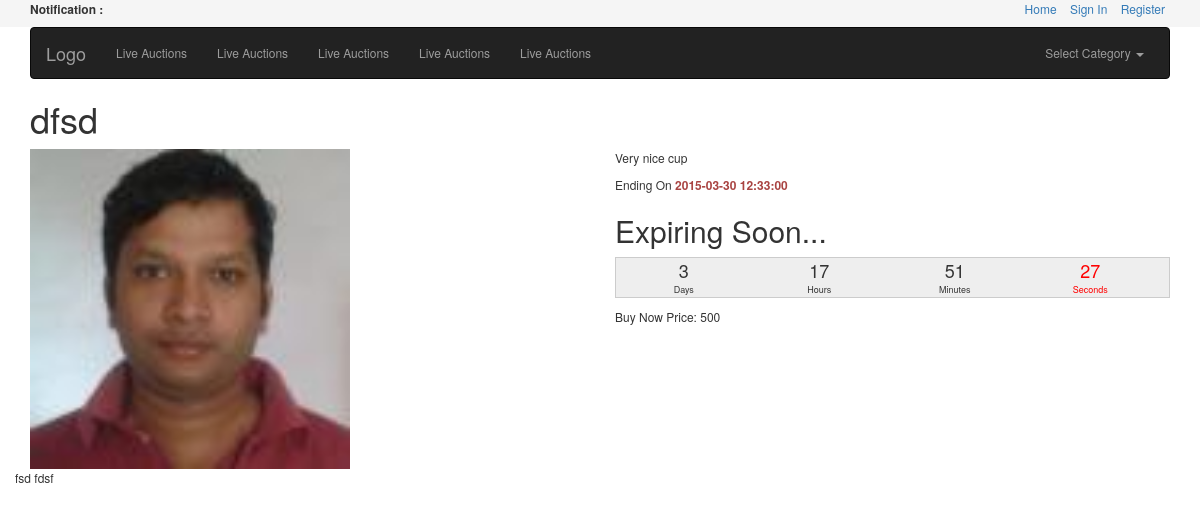
The page /product.php?id=39 on the database its author committed.
### tables this page shows
CREATE TABLE IF NOT EXISTS `auction_products` (
  `id` int(11) NOT NULL AUTO_INCREMENT,
  `name` varchar(255) NOT NULL,
  `category_id` int(3) NOT NULL,
  `short_description` varchar(255) NOT NULL,
  `image` varchar(100) NOT NULL,
  `description` text NOT NULL,
  `product_tags` varchar(30) NOT NULL,
  `opening_price` int(11) NOT NULL,
  `lowest_bid_price` int(11) NOT NULL,
  `bid_price` int(11) NOT NULL,
  `start_date` datetime NOT NULL,
  `end_date` datetime NOT NULL,
  `buy_now_price` int(11) NOT NULL,
  `payment_method` varchar(100) NOT NULL,
  `shipping_amount` int(11) NOT NULL,
  `shipping_information` varchar(255) NOT NULL,
  `created_at` int(11) NOT NULL,
  PRIMARY KEY (`id`)
);

### includes/db.php (called while the page is built, shortened)
<?php
class db{
	function connect($host, $user, $pass, $base_name)
	{
		$db = mysql_select_db($base_name);
	}
	function getOne($table, $id)
	{
		$table = "auction_".$table;
		$query = "select * from {$table} where id = '{$id}' LIMIT 1";
		$result = mysql_query($query);
		$row = mysql_fetch_assoc($result);
		return $row;
	}
}

### init.php (called while the page is built, shortened)
<?php
include('includes/db.php');
$db = new db;

### product.php (the view, shortened to what this page needs)
<?php
include('init.php');
$id = $_GET['id'];
$product = $db->getOne("products", $id);
include('header.php');
?>
<h1><?= $product['name'];  ?></h1>
<div class="row">
	<div class="col-md-6">
		<img width="320" src="files/products/<?= $product['image']; ?>">
	</div>
	<div class="col-md-6">
		<p><?= $product['short_description'];  ?></p>
		<p>Ending On <strong class="text-danger"><?= $product['end_date'];  ?> </strong></p>
		<h2>Expiring Soon...</h2>
		<p id="enddate"></p>
		<p>Buy Now Price: <?= $product['buy_now_price']; ?></p>
	</div>
</div>
<div class="row">
	<?= $product['description'];  ?>
</div>
<?php include('footer.php'); ?>

### css/style.css (style rules this page uses)
body { font-size: 12px; }

### rows shown on the page
auction_products: name "dfsd", image (picture), short_description "Very nice cup", end_date "2015-03-30 12:33:00", buy_now_price "500", description "fsd fdsf"
